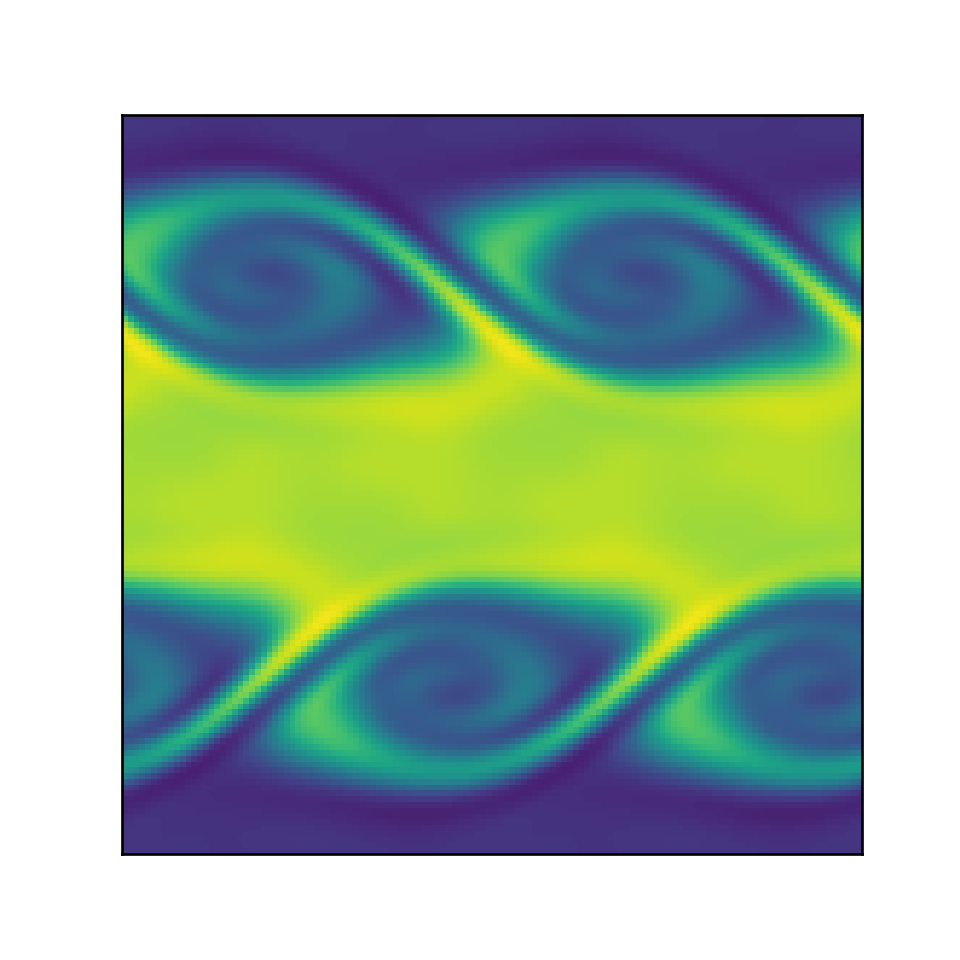

This chart was generated by the following Python code:
import matplotlib.pyplot as plt
import numpy as np

"""
Create Your Own Finite Volume Fluid Simulation (With Python)
Philip Mocz (2020) Princeton Univeristy, @PMocz

Simulate the Kelvin Helmholtz Instability
In the compressible Euler equations

"""


def getConserved( rho, vx, vy, P, gamma, vol ):
	"""
    Calculate the conserved variable from the primitive
	rho      is matrix of cell densities
	vx       is matrix of cell x-velocity
	vy       is matrix of cell y-velocity
	P        is matrix of cell pressures
	gamma    is ideal gas gamma
	vol      is cell volume
	Mass     is matrix of mass in cells
	Momx     is matrix of x-momentum in cells
	Momy     is matrix of y-momentum in cells
	Energy   is matrix of energy in cells
	"""
	Mass   = rho * vol
	Momx   = rho * vx * vol
	Momy   = rho * vy * vol
	Energy = (P/(gamma-1) + 0.5*rho*(vx**2+vy**2))*vol

	return Mass, Momx, Momy, Energy


def getPrimitive( Mass, Momx, Momy, Energy, gamma, vol ):
	"""
    Calculate the primitive variable from the conservative
	Mass     is matrix of mass in cells
	Momx     is matrix of x-momentum in cells
	Momy     is matrix of y-momentum in cells
	Energy   is matrix of energy in cells
	gamma    is ideal gas gamma
	vol      is cell volume
	rho      is matrix of cell densities
	vx       is matrix of cell x-velocity
	vy       is matrix of cell y-velocity
	P        is matrix of cell pressures
	"""
	rho = Mass / vol
	vx  = Momx / rho / vol
	vy  = Momy / rho / vol
	P   = (Energy/vol - 0.5*rho * (vx**2+vy**2)) * (gamma-1)

	return rho, vx, vy, P


def getGradient(f, dx):
	"""
    Calculate the gradients of a field
	f        is a matrix of the field
	dx       is the cell size
	f_dx     is a matrix of derivative of f in the x-direction
	f_dy     is a matrix of derivative of f in the y-direction
	"""
	# directions for np.roll()
	R = -1   # right
	L = 1    # left

	f_dx = ( np.roll(f,R,axis=0) - np.roll(f,L,axis=0) ) / (2*dx)
	f_dy = ( np.roll(f,R,axis=1) - np.roll(f,L,axis=1) ) / (2*dx)

	return f_dx, f_dy


def slopeLimit(f, dx, f_dx, f_dy):
	"""
    Apply slope limiter to slopes
	f        is a matrix of the field
	dx       is the cell size
	f_dx     is a matrix of derivative of f in the x-direction
	f_dy     is a matrix of derivative of f in the y-direction
	"""
	# directions for np.roll()
	R = -1   # right
	L = 1    # left

	f_dx = np.maximum(0., np.minimum(1., ( (f-np.roll(f,L,axis=0))/dx)/(f_dx + 1.0e-8*(f_dx==0)))) * f_dx
	f_dx = np.maximum(0., np.minimum(1., (-(f-np.roll(f,R,axis=0))/dx)/(f_dx + 1.0e-8*(f_dx==0)))) * f_dx
	f_dy = np.maximum(0., np.minimum(1., ( (f-np.roll(f,L,axis=1))/dx)/(f_dy + 1.0e-8*(f_dy==0)))) * f_dy
	f_dy = np.maximum(0., np.minimum(1., (-(f-np.roll(f,R,axis=1))/dx)/(f_dy + 1.0e-8*(f_dy==0)))) * f_dy

	return f_dx, f_dy


def extrapolateInSpaceToFace(f, f_dx, f_dy, dx):
	"""
    Calculate the gradients of a field
	f        is a matrix of the field
	f_dx     is a matrix of the field x-derivatives
	f_dy     is a matrix of the field y-derivatives
	dx       is the cell size
	f_XL     is a matrix of spatial-extrapolated values on `left' face along x-axis
	f_XR     is a matrix of spatial-extrapolated values on `right' face along x-axis
	f_YL     is a matrix of spatial-extrapolated values on `left' face along y-axis
	f_YR     is a matrix of spatial-extrapolated values on `right' face along y-axis
	"""
	# directions for np.roll()
	R = -1   # right
	L = 1    # left

	f_XL = f - f_dx * dx/2
	f_XL = np.roll(f_XL,R,axis=0)
	f_XR = f + f_dx * dx/2

	f_YL = f - f_dy * dx/2
	f_YL = np.roll(f_YL,R,axis=1)
	f_YR = f + f_dy * dx/2

	return f_XL, f_XR, f_YL, f_YR


def applyFluxes(F, flux_F_X, flux_F_Y, dx, dt):
	"""
    Apply fluxes to conserved variables
	F        is a matrix of the conserved variable field
	flux_F_X is a matrix of the x-dir fluxes
	flux_F_Y is a matrix of the y-dir fluxes
	dx       is the cell size
	dt       is the timestep
	"""
	# directions for np.roll()
	R = -1   # right
	L = 1    # left

	# update solution
	F += - dt * dx * flux_F_X
	F +=   dt * dx * np.roll(flux_F_X,L,axis=0)
	F += - dt * dx * flux_F_Y
	F +=   dt * dx * np.roll(flux_F_Y,L,axis=1)

	return F


def getFlux(rho_L, rho_R, vx_L, vx_R, vy_L, vy_R, P_L, P_R, gamma):
	"""
    Calculate fluxed between 2 states with local Lax-Friedrichs/Rusanov rule
	rho_L        is a matrix of left-state  density
	rho_R        is a matrix of right-state density
	vx_L         is a matrix of left-state  x-velocity
	vx_R         is a matrix of right-state x-velocity
	vy_L         is a matrix of left-state  y-velocity
	vy_R         is a matrix of right-state y-velocity
	P_L          is a matrix of left-state  pressure
	P_R          is a matrix of right-state pressure
	gamma        is the ideal gas gamma
	flux_Mass    is the matrix of mass fluxes
	flux_Momx    is the matrix of x-momentum fluxes
	flux_Momy    is the matrix of y-momentum fluxes
	flux_Energy  is the matrix of energy fluxes
	"""

	# left and right energies
	en_L = P_L/(gamma-1)+0.5*rho_L * (vx_L**2+vy_L**2)
	en_R = P_R/(gamma-1)+0.5*rho_R * (vx_R**2+vy_R**2)

	# compute star (averaged) states
	rho_star  = 0.5*(rho_L + rho_R)
	momx_star = 0.5*(rho_L * vx_L + rho_R * vx_R)
	momy_star = 0.5*(rho_L * vy_L + rho_R * vy_R)
	en_star   = 0.5*(en_L + en_R)

	P_star = (gamma-1)*(en_star-0.5*(momx_star**2+momy_star**2)/rho_star)

	# compute fluxes (local Lax-Friedrichs/Rusanov)
	flux_Mass   = momx_star
	flux_Momx   = momx_star**2/rho_star + P_star
	flux_Momy   = momx_star * momy_star/rho_star
	flux_Energy = (en_star+P_star) * momx_star/rho_star

	# find wavespeeds
	C_L = np.sqrt(gamma*P_L/rho_L) + np.abs(vx_L)
	C_R = np.sqrt(gamma*P_R/rho_R) + np.abs(vx_R)
	C = np.maximum( C_L, C_R )

	# add stabilizing diffusive term
	flux_Mass   -= C * 0.5 * (rho_L - rho_R)
	flux_Momx   -= C * 0.5 * (rho_L * vx_L - rho_R * vx_R)
	flux_Momy   -= C * 0.5 * (rho_L * vy_L - rho_R * vy_R)
	flux_Energy -= C * 0.5 * ( en_L - en_R )

	return flux_Mass, flux_Momx, flux_Momy, flux_Energy




def main():
	""" Finite Volume simulation """

	# Simulation parameters
	N                      = 128 # resolution
	boxsize                = 1.
	gamma                  = 5/3 # ideal gas gamma
	courant_fac            = 0.4
	t                      = 0
	tEnd                   = 2
	tOut                   = 0.02 # draw frequency
	useSlopeLimiting       = False
	plotRealTime = True # switch on for plotting as the simulation goes along

	# Mesh
	dx = boxsize / N
	vol = dx**2
	xlin = np.linspace(0.5*dx, boxsize-0.5*dx, N)
	Y, X = np.meshgrid( xlin, xlin )

	# Generate Initial Conditions - opposite moving streams with perturbation
	w0 = 0.1
	sigma = 0.05/np.sqrt(2.)
	rho = 1. + (np.abs(Y-0.5) < 0.25)
	vx = -0.5 + (np.abs(Y-0.5)<0.25)
	vy = w0*np.sin(4*np.pi*X) * ( np.exp(-(Y-0.25)**2/(2 * sigma**2)) + np.exp(-(Y-0.75)**2/(2*sigma**2)) )
	P = 2.5 * np.ones(X.shape)

	# Get conserved variables
	Mass, Momx, Momy, Energy = getConserved( rho, vx, vy, P, gamma, vol )

	# prep figure
	fig = plt.figure(figsize=(4,4), dpi=80)
	outputCount = 1

	# Simulation Main Loop
	while t < tEnd:

		# get Primitive variables
		rho, vx, vy, P = getPrimitive( Mass, Momx, Momy, Energy, gamma, vol )

		# get time step (CFL) = dx / max signal speed
		dt = courant_fac * np.min( dx / (np.sqrt( gamma*P/rho ) + np.sqrt(vx**2+vy**2)) )
		plotThisTurn = False

		if t + dt > outputCount*tOut and plotRealTime:
			dt = outputCount*tOut - t
			plotThisTurn = True

		# calculate gradients
		rho_dx, rho_dy = getGradient(rho, dx)
		vx_dx,  vx_dy  = getGradient(vx,  dx)
		vy_dx,  vy_dy  = getGradient(vy,  dx)
		P_dx,   P_dy   = getGradient(P,   dx)

		# slope limit gradients
		if useSlopeLimiting:
			rho_dx, rho_dy = slopeLimit(rho, dx, rho_dx, rho_dy)
			vx_dx,  vx_dy  = slopeLimit(vx , dx, vx_dx,  vx_dy )
			vy_dx,  vy_dy  = slopeLimit(vy , dx, vy_dx,  vy_dy )
			P_dx,   P_dy   = slopeLimit(P  , dx, P_dx,   P_dy  )

		# extrapolate half-step in time
		rho_prime = rho - 0.5*dt * ( vx * rho_dx + rho * vx_dx + vy * rho_dy + rho * vy_dy)
		vx_prime  = vx  - 0.5*dt * ( vx * vx_dx + vy * vx_dy + (1/rho) * P_dx )
		vy_prime  = vy  - 0.5*dt * ( vx * vy_dx + vy * vy_dy + (1/rho) * P_dy )
		P_prime   = P   - 0.5*dt * ( gamma*P * (vx_dx + vy_dy)  + vx * P_dx + vy * P_dy )

		# extrapolate in space to face centers
		rho_XL, rho_XR, rho_YL, rho_YR = extrapolateInSpaceToFace(rho_prime, rho_dx, rho_dy, dx)
		vx_XL,  vx_XR,  vx_YL,  vx_YR  = extrapolateInSpaceToFace(vx_prime,  vx_dx,  vx_dy,  dx)
		vy_XL,  vy_XR,  vy_YL,  vy_YR  = extrapolateInSpaceToFace(vy_prime,  vy_dx,  vy_dy,  dx)
		P_XL,   P_XR,   P_YL,   P_YR   = extrapolateInSpaceToFace(P_prime,   P_dx,   P_dy,   dx)

		# compute fluxes (local Lax-Friedrichs/Rusanov)
		flux_Mass_X, flux_Momx_X, flux_Momy_X, flux_Energy_X = getFlux(rho_XL, rho_XR, vx_XL, vx_XR, vy_XL, vy_XR, P_XL, P_XR, gamma)
		flux_Mass_Y, flux_Momy_Y, flux_Momx_Y, flux_Energy_Y = getFlux(rho_YL, rho_YR, vy_YL, vy_YR, vx_YL, vx_YR, P_YL, P_YR, gamma)

		# update solution
		Mass   = applyFluxes(Mass, flux_Mass_X, flux_Mass_Y, dx, dt)
		Momx   = applyFluxes(Momx, flux_Momx_X, flux_Momx_Y, dx, dt)
		Momy   = applyFluxes(Momy, flux_Momy_X, flux_Momy_Y, dx, dt)
		Energy = applyFluxes(Energy, flux_Energy_X, flux_Energy_Y, dx, dt)

		# update time
		t += dt

		# plot in real time
		if (plotRealTime and plotThisTurn) or (t >= tEnd):
			plt.cla()
			plt.imshow(rho.T)
			plt.clim(0.8, 2.2)
			ax = plt.gca()
			ax.invert_yaxis()
			ax.get_xaxis().set_visible(False)
			ax.get_yaxis().set_visible(False)
			ax.set_aspect('equal')
			plt.pause(0.001)
			outputCount += 1


	# Save figure
	plt.savefig('finitevolume.png',dpi=240)
	plt.show()

	return 0



if __name__== "__main__":
  main()
